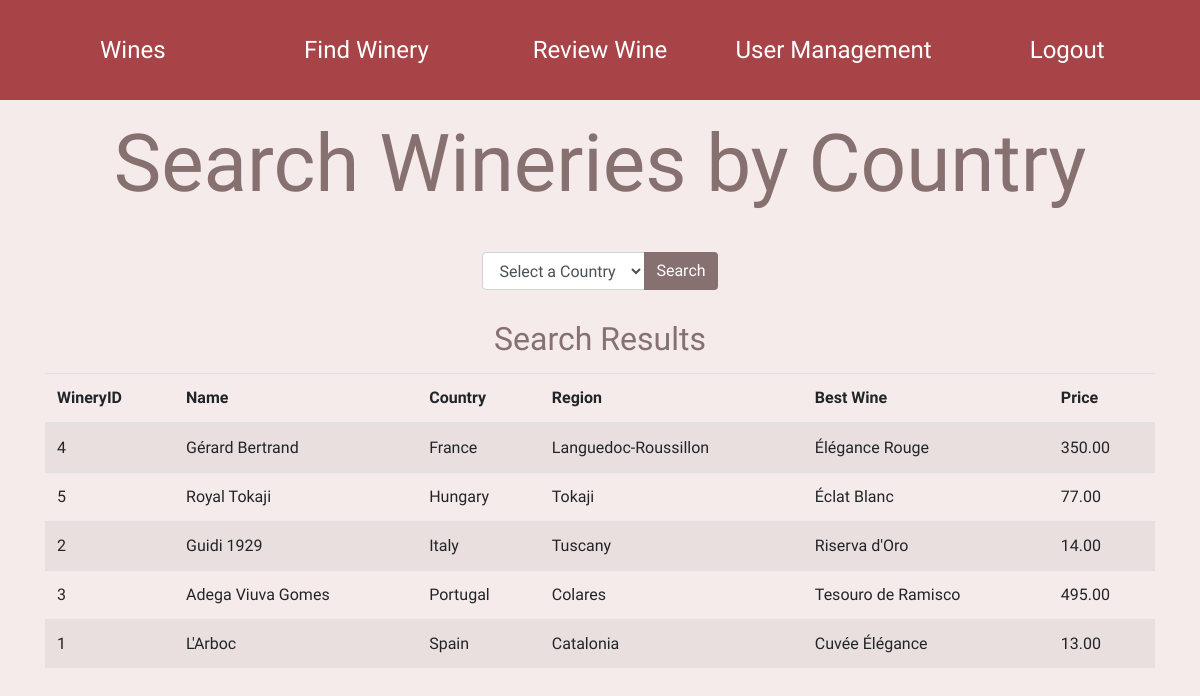
Screenshot of /search.php with the database file from the repository.
### tables this page shows
CREATE TABLE COS221_Winery (
  WineryID INT PRIMARY KEY AUTO_INCREMENT,
  Country VARCHAR(255) NOT NULL,
  Region VARCHAR(255) NOT NULL,
  Name VARCHAR(255) NOT NULL
);

CREATE TABLE COS221_Wines (
  WineID INT PRIMARY KEY AUTO_INCREMENT,
  Name VARCHAR(255) NOT NULL,
  Vinification VARCHAR(255) NOT NULL,
  Appellation VARCHAR(255) NOT NULL,
  Vintage INT NOT NULL,
  Price DECIMAL(10,2) NOT NULL CHECK (Price >= 0),
  WineryID INT,
  FOREIGN KEY (WineryID) REFERENCES COS221_Winery(WineryID) ON DELETE CASCADE
);

### search.php (the view, shortened to what this page needs)
<?php
class Database
{
    public static function instance()
    {
        static $instance = null;
        if ($instance === null) {
            global $db_host, $db_user, $db_pass, $db_name;
            $instance = new Database($db_host, $db_user, $db_pass, $db_name);
        }
        return $instance;
    }
    private function __construct($db_host, $db_user, $db_pass, $db_name)
    {
        $this->conn = new mysqli($db_host, $db_user, $db_pass, $db_name);
    }
}
$db = Database::instance();
$result = $db->conn->query("SELECT * FROM COS221_Winery ORDER BY Country;");
?>
<!doctype html>
<html>
<head>
</head>
<body>
    <?php require_once("header.php"); ?>
    <main>
        <h1>Search Wineries by Country</h1>
        <form action="./search.php" method="POST" class="form-inline my-4">
            <div class="form-group">
                <div class="input-group">
                    <select id="sortOption" name="sort" class="form-control">
                        <option value="none" selected disabled hidden>Select a Country</option>
                    </select>
                    <div class="input-group-append">
                        <button id="SortPrice" type="submit" class="btn btn-primary">Search</button>
                    </div>
                </div>
            </div>
        </form>
        <h1 id="results">Search Results</h2>
            <div class="container">
                <div class="table-responsive">
                    <table class="table table-striped">
                        <thead>
                            <tr>
                                <th>WineryID</th>
                                <th>Name</th>
                                <th>Country</th>
                                <th>Region</th>
                                <th>Best Wine</th>
                                <th>Price</th>
                            </tr>
                        </thead>
                        <tbody>
                            <?php
                            if ($result) {
                                while ($row = $result->fetch_row()) {
                                    echo "<tr><td>" . $row[0] . "</td><td>" . $row[3] . "</td><td>" . $row[1] . "</td><td>" . $row[2] . "</td>";
                                    $temp = $db->conn->query("SELECT COS221_Reviews.*,COS221_Wines.* FROM COS221_Reviews,COS221_Wines WHERE COS221_Reviews.WineID = COS221_Wines.WineID AND COS221_Wines.WineryID = '$row[0]' ORDER BY COS221_Reviews.Points DESC;");
                                    if ($temp) {
                                        $s = $temp->fetch_row();
                                        if ($s) {
                                            $t = $db->conn->query("SELECT * FROM COS221_Wines WHERE WineID LIKE '$s[2]';");
                                            if ($t) {
                                                $try = $t->fetch_row();
                                                if ($try) {
                                                    echo "<td>" . $try[1] . "</td><td>" . $try[5] . "</td></tr>";
                                                } else {
                                                    echo "<td>No Reviews</td><td>No Wines as of yet</td></tr>";
                                                }
                                            } else {
                                                echo "<td>No Reviews</td><td>No Wines as of yet</td></tr>";
                                            }
                                        } else {
                                            $t = $db->conn->query("SELECT * FROM COS221_Wines WHERE WineryID = '$row[0]' LIMIT 1;");
                                            if ($t) {
                                                $try = $t->fetch_row();
                                                if ($try) {
                                                    echo "<td>" . $try[1] . "</td><td>" . $try[5] . "</td></tr>";
                                                } else {
                                                    echo "<td>No Reviews</td><td>No Wines as of yet</td></tr>";
                                                }
                                            } else {
                                                echo "<td>No Reviews</td><td>No Wines as of yet</td></tr>";
                                            }
                                        }
                                    }
                                }
                            } else {
                                echo "<p>No results found</p>";
                            }
                            ?>
                        </tbody>
                    </table>
                </div>
            </div>
    </main>
</body>
</html>

### style.css (style rules this page uses)
* { font-family: 'Geologica', sans-serif !important; }
body { background-color: #F5EBEB; }
h1 { color: #867070; font-size: 5rem; text-align: center; }
form > label, form > button, form > * { width: 100%; text-align: center; justify-content: center; }
.btn-primary { background-color: #867070; border: white }
button { outline: none !important; border: none !important; }

### search.php (style rules this page uses)
h1 { font-size: 3em; padding: 0.2em; }
#results { font-size: 2em; padding: 0.2em; }

### rows the page displays
cos221_winery: WineryID "4", Name "Gérard Bertrand", Country "France", Region "Languedoc-Roussillon", cos221_wines.Name "Élégance Rouge", cos221_wines.Price "350.00"
cos221_winery: WineryID "5", Name "Royal Tokaji", Country "Hungary", Region "Tokaji", cos221_wines.Name "Éclat Blanc", cos221_wines.Price "77.00"
cos221_winery: WineryID "2", Name "Guidi 1929", Country "Italy", Region "Tuscany", cos221_wines.Name "Riserva d'Oro", cos221_wines.Price "14.00"
cos221_winery: WineryID "3", Name "Adega Viuva Gomes", Country "Portugal", Region "Colares", cos221_wines.Name "Tesouro de Ramisco", cos221_wines.Price "495.00"
cos221_winery: WineryID "1", Name "L'Arboc", Country "Spain", Region "Catalonia", cos221_wines.Name "Cuvée Élégance", cos221_wines.Price "13.00"
